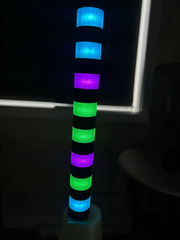
#> input picture img/beacon_01_qvga.jpg, 180 x 240 px; its folder holds only this picture in this run
$ python comb.py
#> lines starting #> are read from the running program, lines starting #| are printed output that depends on the picture; after the words box and inside, x2 and y2 are one past the last pixel; in counts of white or black regions, pixels touching at a corner belong together
### scratchpads/scratch_helper.py
"""
Helpers for doing image processing in a REPL
"""

import atexit
import contextlib
import queue
import threading
import time
from pathlib import Path

import cv2
import numpy as np

from imgproc import *

_gui_queue: queue.Queue = queue.Queue()
_gui_thread: threading.Thread | None = None
_SHOW_TIMEOUT = 2.0


def _gui_loop() -> None:
    """
    OpenCV's HighGUI is not thread-safe: every window call (imshow, waitKey,
    getWindowProperty, destroyWindow) must come from the same single thread.
    All window work is therefore funnelled here.
    """

    # name -> whether the window has ever been reported visible
    tracked: dict[str, bool] = {}
    while True:
        try:
            msg = _gui_queue.get(timeout=0.05)
        except queue.Empty:
            msg = None
        if msg is not None:
            kind, name, payload, done, errors = msg
            try:
                if kind == "show":
                    cv2.imshow(name, payload)
                    tracked.setdefault(name, False)
                    cv2.waitKey(1)
                elif kind == "close":
                    tracked.pop(name, None)
                    cv2.destroyWindow(name)
                elif kind == "quit":
                    with contextlib.suppress(cv2.error):
                        cv2.destroyAllWindows()
                    return
            except cv2.error as exc:
                errors.append(exc)
            finally:
                done.set()
            continue
        for name in list(tracked):
            try:
                visible = cv2.getWindowProperty(name, cv2.WND_PROP_VISIBLE) >= 1
            except cv2.error:
                visible = False
            if visible:
                tracked[name] = True
            elif tracked[name]:
                with contextlib.suppress(cv2.error):
                    cv2.destroyWindow(name)
                del tracked[name]
        if tracked:
            cv2.waitKey(50)
        else:
            time.sleep(0.05)


def _ensure_gui_thread() -> None:
    global _gui_thread
    if _gui_thread is not None and _gui_thread.is_alive():
        return
    _gui_thread = threading.Thread(target=_gui_loop, name="cv-highgui", daemon=True)
    _gui_thread.start()


# [5 lines left out: function _shutdown_gui, not called in this run]


atexit.register(_shutdown_gui)


def load(path: str | Path) -> np.ndarray:
    img = cv2.imread(str(path))
#> img is the input picture: shape (240, 180, 3); mean B, G, R 28.8, 25.8, 17.4
    assert img is not None
    return img


def show(img: np.ndarray, window_name="img"):
    _ensure_gui_thread()
    clean_img = bin2grey(img) if img.dtype == np.bool_ else img
    done = threading.Event()
    errors: list[cv2.error] = []
    _gui_queue.put(("show", window_name, clean_img.copy(), done, errors))
    done.wait(timeout=_SHOW_TIMEOUT)
    if errors:
        raise errors[0]


# [59 lines left out: function show_many, not called in this run]

### imgproc.py
import math

import cv2
import numpy as np


# [10 lines left out: functions thresh_otsu, to_grey, not called in this run]


def bin2grey(sel: np.ndarray) -> np.ndarray:
    """DEPRECATED: use to_grey"""
    return (sel * np.uint8(255)).astype(np.uint8)


def to_rgb(img: np.ndarray):
    if img.dtype == np.bool_:
        return cv2.cvtColor(bin2grey(img), cv2.COLOR_GRAY2RGB)
    elif img.ndim == 2:
        return cv2.cvtColor(img, cv2.COLOR_GRAY2RGB)
    else:
        # defensive copy as other conversions produce new image
        return img.copy()


def keep_top_k_pc(img: np.ndarray, k: float):
    cutoff = np.quantile(img, 1.0 - k / 100)
    return img >= cutoff


# [9 lines left out: function drawdot, not called in this run]


def draw_vline(img: np.ndarray, x: int, colour=(0, 0, 255), thickness=1):
    """Draws a vertical line on the given image"""
    h = img.shape[0]
    return cv2.line(img, (x, 0), (x, h), colour, thickness)


# [28 lines left out: functions moments, render_1d_vals, not called in this run]

### scratchpads/comb.py
from collections.abc import Iterable

import cv2

from scratchpads.scratch_helper import *

IMGS = sorted(Path("img").glob("*.jpg"))
IMG_PATH = IMGS[0]


def led_hues_mask(hue_channel: np.ndarray):
    hue_green = (40, 85)
    hue_blue = (95, 130)
    hue_pink = (140, 179)

    def hue_mask(hue: np.ndarray, hue_ranges: Iterable[tuple[int, int]]) -> np.ndarray:
        """Boolean mask of pixels whose hue falls in one of the color windows."""
        mask = np.zeros(hue.shape, dtype=bool)
        for lower, upper in hue_ranges:
            mask |= (hue >= lower) & (hue <= upper)
        return mask

    return hue_mask(hue_channel, (hue_green, hue_blue, hue_pink))


def find_single_peak_bounds(vals: np.ndarray, cutoff=0.5):
    """Find the bounding region around a peak of a 1d array
    Returns (left, right) bounds
    """
    assert vals.ndim == 1
    peak_idx = int(col_sum.argmax())
    is_in_col = col_sum >= 0.5 * col_sum[peak_idx]
    left = peak_idx
    while left > 0 and is_in_col[left - 1]:
        left -= 1
    right = peak_idx
    while right < width - 1 and is_in_col[right + 1]:
        right += 1
    return left, right


image = load(IMG_PATH)


# ==========================
# STEP 1: h s v gate, same as hue gate scratch
hsv = cv2.cvtColor(image, cv2.COLOR_BGR2HSV)
#> hsv: shape (240, 180, 3); mean H, S, V 71.8, 131.1, 33.3
h, s, v = cv2.split(hsv)
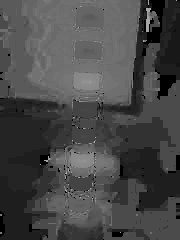
#> h: shape (240, 180); min 0, max 177, mean 71.8
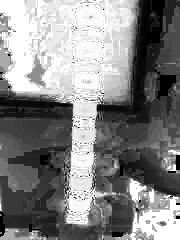
#> s: shape (240, 180); min 0, max 255, mean 131.1
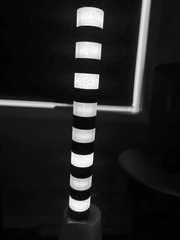
#> v: shape (240, 180); min 0, max 255, mean 33.3

hmask = led_hues_mask(h)
#> the loop in hue_mask, `for lower, upper in hue_ranges:` made 3 passes
#> pass 1, in hue_mask, `mask |= (hue >= lower) & (hue <= upper)`:
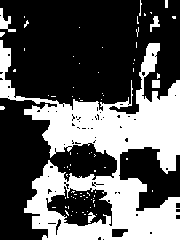
#> mask: shape (240, 180) bool; 35.4% white; 81 white regions (74 under 20 px), largest, box (x1, y1, x2, y2) and area: (0, 40, 180, 240) 14651, (0, 8, 16, 32) 154, (150, 16, 160, 32) 76
hue_sat_mask = hmask & (s > 60)
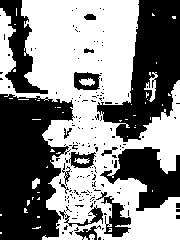
#> hue_sat_mask: shape (240, 180) bool; 52.9% white; 177 black regions (160 under 20 px), largest, box (x1, y1, x2, y2) and area: (0, 94, 75, 240) 7805, (97, 0, 180, 142) 5940, (100, 147, 180, 211) 2523
# show(hue_sat_mask)

# val, v_threshed = thresh_otsu(v)
v_threshed = keep_top_k_pc(v, 20)
#> in keep_top_k_pc, `cutoff = np.quantile(img, 1.0 - k / 100)`: cutoff = 25
#> in keep_top_k_pc, `return img >= cutoff`: returned value: shape (240, 180) bool; 20.1% white; 58 white regions (50 under 20 px), largest, box (x1, y1, x2, y2) and area: (0, 0, 157, 123) 3850, (64, 4, 115, 64) 1605, (63, 193, 101, 240) 1158
show(v_threshed)

combined_thresh = led_hues_mask(h) & (s >= 60) & v_threshed.astype(np.bool_)
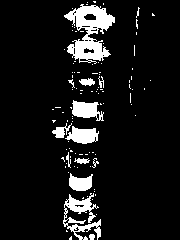
#> combined_thresh: shape (240, 180) bool; 9.2% white; 101 white regions (88 under 20 px), largest, box (x1, y1, x2, y2) and area: (64, 4, 115, 64) 1505, (63, 193, 101, 240) 732, (72, 100, 104, 121) 408

# ==========================

height, width = combined_thresh.shape
#> height = 240; width = 180
col_sum = combined_thresh.sum(axis=0).astype(np.float64)
#> col_sum = 180 values, max 128 at index 89, min 0 at index 0, mean 22.16
pole_left, pole_right = find_single_peak_bounds(col_sum)
#> in find_single_peak_bounds, `peak_idx = int(col_sum.argmax())`: peak_idx = 89
#> the loop in find_single_peak_bounds, `while left > 0 and is_in_col[left - 1]:` made 20 passes
#> left on passes 1 to 12: 88, 87, 86, 85, 84, 83, 82, 81, 80, 79, 78, 77
#> after the loop in find_single_peak_bounds, `while left > 0 and is_in_col[left - 1]:`: left = 69
#> in find_single_peak_bounds, `right = peak_idx`: right = 89
#> the loop in find_single_peak_bounds, `while right < width - 1 and is_in_col[right + 1]:` made 11 passes
#> after the loop in find_single_peak_bounds, `while right < width - 1 and is_in_col[right + 1]:`: right = 100
#> pole_left = 69; pole_right = 100
pole_row_sum = (
    combined_thresh[:, pole_left : pole_right + 1].sum(axis=1).astype(np.float64)
)
#> pole_row_sum = 240 values, max 31 at index 13, min 0 at index 0, mean 13.58
pole_bounds_img = draw_vline(draw_vline(to_rgb(combined_thresh), pole_left), pole_right)
#> in draw_vline, `h = img.shape[0]`: h = 240
#> call 2 of draw_vline, with x = 100, colour = (0, 0, 255), thickness = 1
#> in draw_vline (call 2), `return cv2.line(img, (x, 0), (x, h), colour, thickness)`:
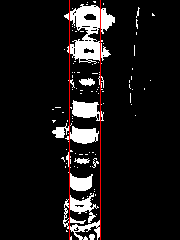
#> returned value: shape (240, 180, 3); mean B, G, R 22.7, 22.7, 25.6


# ==========================
# draw the results
# show_many(
#     [
#         (combined_thresh, "h s v masks combined"),
#         (render_1d_vals(col_sum, width, height), "col sum"),
#         (pole_bounds_img, "pole bounds"),
#         (render_1d_vals(pole_row_sum, width, height, horizontal=True), "h sum"),
#     ]
# )


# [135 lines left out: functions _keep_pole_region, _top_local_maxima, _verify_comb, _comb_fit, _render_bars, _render_comb, not called in this run]


# rowcopy = pole_row_sum.copy()

# pole_row_sum
# rowcopy

# _keep_pole_region(rowcopy)

# top, spacing = _comb_fit(rowcopy, 2, 80)


# c = _render_comb(rowcopy, top, spacing)

# c.shape
# c.dtype

# # show(c)

# show_many(
#     [
#         (combined_thresh, "h s v masks combined"),
#         (c, "comb?"),
#     ]
# )

$ run again, on img/beacon_05_qvga.jpg
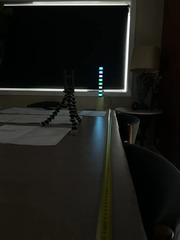
#> input picture img/beacon_05_qvga.jpg, 180 x 240 px
#> in load, img is the input picture: shape (240, 180, 3); mean B, G, R 23.6, 27.6, 27.2
#> hsv: shape (240, 180, 3); mean H, S, V 44, 94.9, 29.1
#> the loop in hue_mask, `for lower, upper in hue_ranges:` made 3 passes
#> pass 1, in hue_mask, `mask |= (hue >= lower) & (hue <= upper)`:
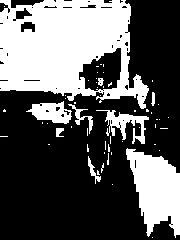
#> mask: shape (240, 180) bool; 35.9% white; 57 white regions (48 under 20 px), largest, box (x1, y1, x2, y2) and area: (0, 0, 149, 109) 10672, (126, 148, 180, 238) 2998, (96, 110, 149, 144) 637
#> hue_sat_mask: shape (240, 180) bool; 29.4% white; 89 white regions (80 under 20 px), largest, box (x1, y1, x2, y2) and area: (0, 6, 126, 93) 9036, (126, 148, 180, 237) 2106, (88, 112, 111, 162) 577
#> cutoff = 39
#> combined_thresh: shape (240, 180) bool; 1.7% white; 25 white regions (23 under 20 px), largest, box (x1, y1, x2, y2) and area: (88, 112, 111, 162) 590, (98, 77, 103, 85) 30
#> col_sum = 180 values, max 64 at index 100, min 0 at index 0, mean 3.98
#> peak_idx = 100
#> the loop in find_single_peak_bounds, `while left > 0 and is_in_col[left - 1]:` made 7 passes
#> left on passes 1 to 7: 99, 98, 97, 96, 95, 94, 93
#> after the loop in find_single_peak_bounds, `while left > 0 and is_in_col[left - 1]:`: left = 93
#> in find_single_peak_bounds, `right = peak_idx`: right = 100
#> the loop in find_single_peak_bounds, `while right < width - 1 and is_in_col[right + 1]:` made 3 passes
#> after the loop in find_single_peak_bounds, `while right < width - 1 and is_in_col[right + 1]:`: right = 103
#> pole_left = 93; pole_right = 103
#> pole_row_sum = 240 values, max 11 at index 119, min 0 at index 0, mean 2.32
#> in draw_vline, `h = img.shape[0]`: h = 240
#> in draw_vline (call 2), `return cv2.line(img, (x, 0), (x, h), colour, thickness)`:
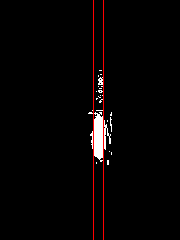
#> returned value: shape (240, 180, 3); mean B, G, R 3.7, 3.7, 6.6

$ run again, on img/beacon_06_qvga.jpg
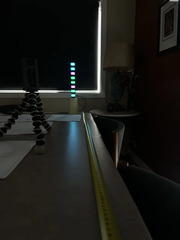
#> input picture img/beacon_06_qvga.jpg, 180 x 240 px
#> in load, img is the input picture: shape (240, 180, 3); mean B, G, R 23.1, 26.9, 26.7
#> hsv: shape (240, 180, 3); mean H, S, V 43.2, 98.2, 28.9
#> the loop in hue_mask, `for lower, upper in hue_ranges:` made 3 passes
#> pass 1, in hue_mask, `mask |= (hue >= lower) & (hue <= upper)`:
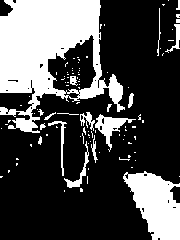
#> mask: shape (240, 180) bool; 29.6% white; 103 white regions (86 under 20 px), largest, box (x1, y1, x2, y2) and area: (0, 0, 125, 133) 8535, (123, 171, 180, 240) 2477, (95, 114, 136, 152) 462
#> hue_sat_mask: shape (240, 180) bool; 26.9% white; 125 white regions (109 under 20 px), largest, box (x1, y1, x2, y2) and area: (0, 0, 99, 95) 7180, (123, 171, 180, 240) 2249, (66, 121, 82, 171) 592
#> cutoff = 40
#> combined_thresh: shape (240, 180) bool; 1.9% white; 40 white regions (36 under 20 px), largest, box (x1, y1, x2, y2) and area: (65, 120, 82, 171) 607, (70, 76, 76, 84) 32, (62, 116, 80, 120) 30, (70, 85, 76, 94) 28
#> col_sum = 180 values, max 70 at index 74, min 0 at index 0, mean 4.45
#> peak_idx = 74
#> the loop in find_single_peak_bounds, `while left > 0 and is_in_col[left - 1]:` made 6 passes
#> left on passes 1 to 6: 73, 72, 71, 70, 69, 68
#> after the loop in find_single_peak_bounds, `while left > 0 and is_in_col[left - 1]:`: left = 68
#> in find_single_peak_bounds, `right = peak_idx`: right = 74
#> the loop in find_single_peak_bounds, `while right < width - 1 and is_in_col[right + 1]:` made 5 passes
#> after the loop in find_single_peak_bounds, `while right < width - 1 and is_in_col[right + 1]:`: right = 79
#> pole_left = 68; pole_right = 79
#> pole_row_sum = 240 values, max 12 at index 125, min 0 at index 0, mean 2.78
#> in draw_vline, `h = img.shape[0]`: h = 240
#> in draw_vline (call 2), `return cv2.line(img, (x, 0), (x, h), colour, thickness)`:
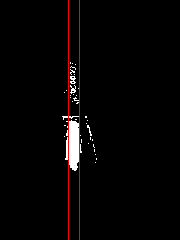
#> returned value: shape (240, 180, 3); mean B, G, R 4.2, 4.2, 7.1

$ run again, on img/beacon_02_qvga.jpg
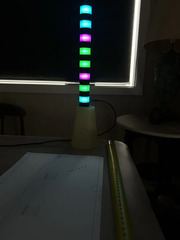
#> input picture img/beacon_02_qvga.jpg, 180 x 240 px
#> in load, img is the input picture: shape (240, 180, 3); mean B, G, R 29.3, 32.3, 29.6
#> hsv: shape (240, 180, 3); mean H, S, V 51.5, 87, 34.4
#> hue_sat_mask: shape (240, 180) bool; 20.6% white; 81 white regions (76 under 20 px), largest, box (x1, y1, x2, y2) and area: (0, 0, 129, 97) 7527, (156, 59, 180, 120) 825, (118, 168, 125, 216) 118, (76, 98, 99, 112) 111, (136, 165, 156, 172) 42
#> cutoff = 51
#> combined_thresh: shape (240, 180) bool; 1.3% white; 31 white regions (24 under 20 px), largest, box (x1, y1, x2, y2) and area: (79, 60, 91, 68) 87, (79, 47, 91, 55) 85, (79, 33, 91, 42) 80
#> col_sum = 180 values, max 46 at index 80, min 0 at index 0, mean 3.02
#> peak_idx = 80
#> the loop in find_single_peak_bounds, `while left > 0 and is_in_col[left - 1]:` made 1 pass
#> left on pass 1: 79
#> after the loop in find_single_peak_bounds, `while left > 0 and is_in_col[left - 1]:`: left = 79
#> in find_single_peak_bounds, `right = peak_idx`: right = 80
#> the loop in find_single_peak_bounds, `while right < width - 1 and is_in_col[right + 1]:` made 11 passes
#> after the loop in find_single_peak_bounds, `while right < width - 1 and is_in_col[right + 1]:`: right = 91
#> pole_left = 79; pole_right = 91
#> pole_row_sum = 240 values, max 13 at index 107, min 0 at index 0, mean 2.03
#> in draw_vline, `h = img.shape[0]`: h = 240
#> in draw_vline (call 2), `return cv2.line(img, (x, 0), (x, h), colour, thickness)`:
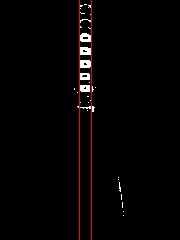
#> returned value: shape (240, 180, 3); mean B, G, R 2.9, 2.9, 5.7
